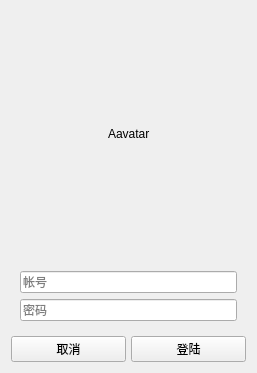
<?xml version="1.0" encoding="UTF-8"?>
<ui version="4.0">
 <class>LoginWidget</class>
 <widget class="QWidget" name="LoginWidget">
  <property name="geometry">
   <rect>
    <x>0</x>
    <y>0</y>
    <width>257</width>
    <height>373</height>
   </rect>
  </property>
  <property name="windowTitle">
   <string>Form</string>
  </property>
  <layout class="QVBoxLayout" name="verticalLayout_2">
   <item>
    <widget class="QWidget" name="widget" native="true">
     <layout class="QGridLayout" name="gridLayout">
      <item row="1" column="2">
       <widget class="QLabel" name="avatarLabel">
        <property name="text">
         <string>Aavatar</string>
        </property>
       </widget>
      </item>
      <item row="0" column="2">
       <spacer name="verticalSpacer">
        <property name="orientation">
         <enum>Qt::Vertical</enum>
        </property>
        <property name="sizeHint" stdset="0">
         <size>
          <width>20</width>
          <height>74</height>
         </size>
        </property>
       </spacer>
      </item>
      <item row="1" column="3">
       <spacer name="horizontalSpacer_2">
        <property name="orientation">
         <enum>Qt::Horizontal</enum>
        </property>
        <property name="sizeHint" stdset="0">
         <size>
          <width>68</width>
          <height>20</height>
         </size>
        </property>
       </spacer>
      </item>
      <item row="2" column="2">
       <spacer name="verticalSpacer_2">
        <property name="orientation">
         <enum>Qt::Vertical</enum>
        </property>
        <property name="sizeHint" stdset="0">
         <size>
          <width>20</width>
          <height>74</height>
         </size>
        </property>
       </spacer>
      </item>
      <item row="1" column="1">
       <spacer name="horizontalSpacer">
        <property name="orientation">
         <enum>Qt::Horizontal</enum>
        </property>
        <property name="sizeHint" stdset="0">
         <size>
          <width>68</width>
          <height>20</height>
         </size>
        </property>
       </spacer>
      </item>
     </layout>
    </widget>
   </item>
   <item>
    <widget class="QWidget" name="formWidget" native="true">
     <layout class="QVBoxLayout" name="verticalLayout">
      <item>
       <widget class="QLineEdit" name="usernameLineEdit">
        <property name="placeholderText">
         <string>帐号</string>
        </property>
       </widget>
      </item>
      <item>
       <widget class="QLineEdit" name="passwordLineEdit">
        <property name="echoMode">
         <enum>QLineEdit::Password</enum>
        </property>
        <property name="placeholderText">
         <string>密码</string>
        </property>
       </widget>
      </item>
     </layout>
    </widget>
   </item>
   <item>
    <layout class="QHBoxLayout" name="horizontalLayout">
     <property name="spacing">
      <number>5</number>
     </property>
     <item>
      <widget class="QPushButton" name="cancelButton">
       <property name="text">
        <string>取消</string>
       </property>
      </widget>
     </item>
     <item>
      <widget class="QPushButton" name="loginButton">
       <property name="text">
        <string>登陆</string>
       </property>
      </widget>
     </item>
    </layout>
   </item>
  </layout>
 </widget>
 <resources/>
 <connections/>
</ui>
